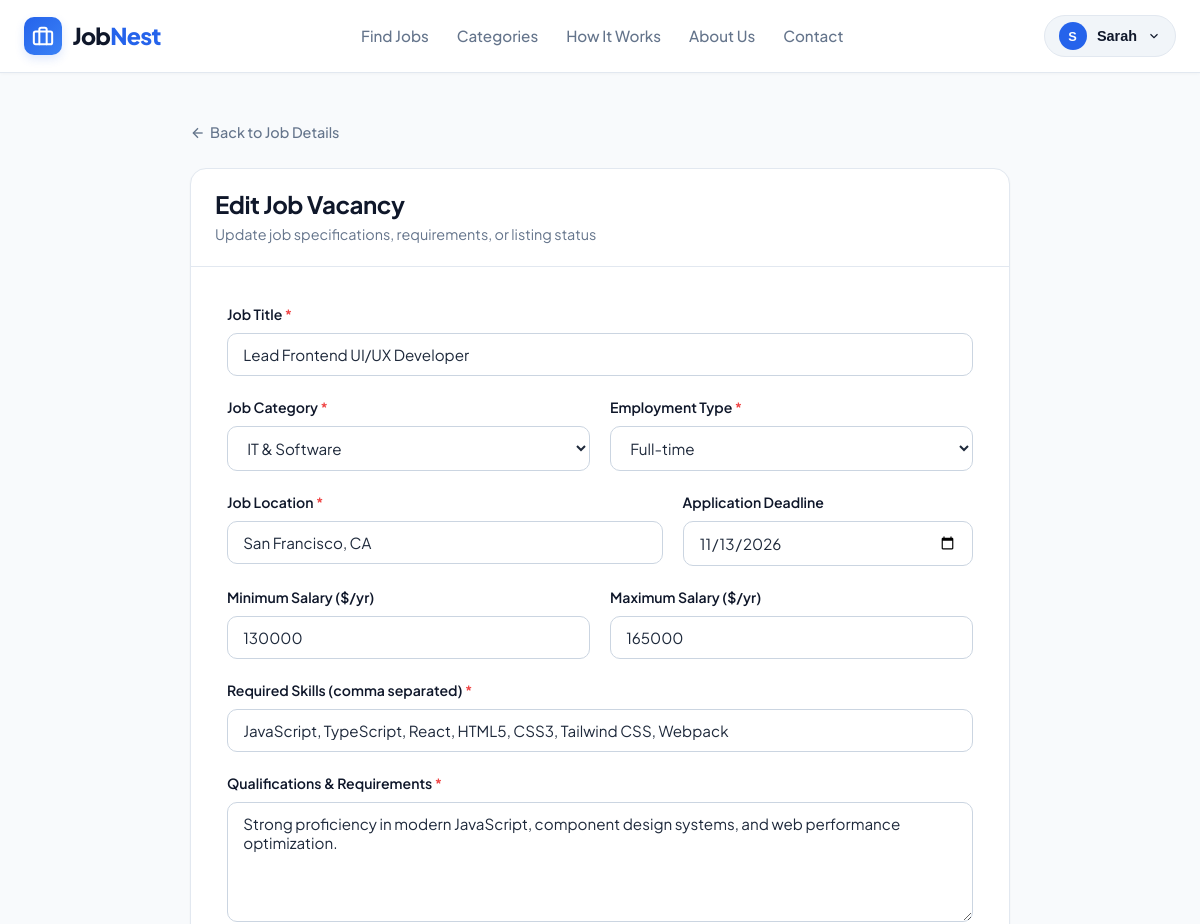
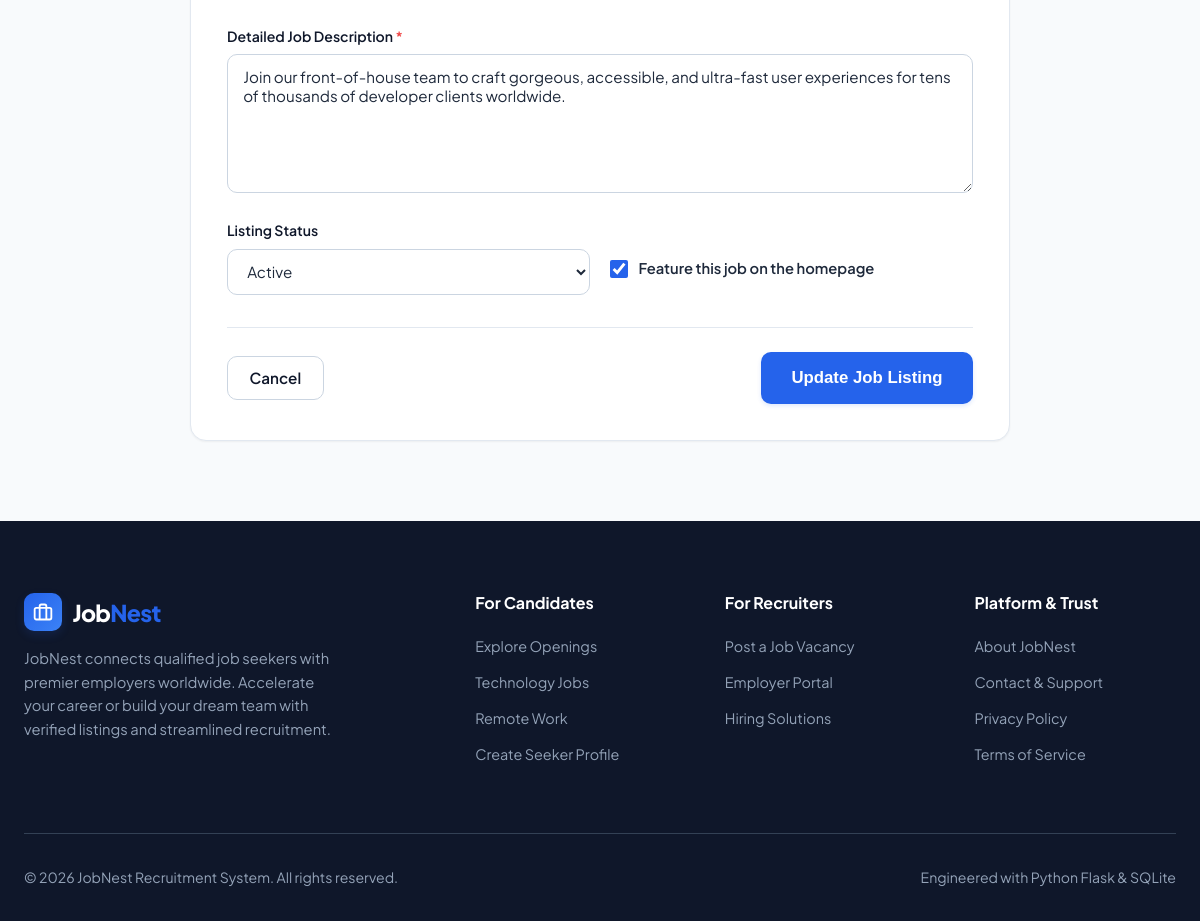
Page /jobs/2/edit (signed in) on the committed database (2 pictures, top to bottom).
### models.py (models this page shows, shortened)
class User(db.Model):
    __tablename__ = 'users'
    id = db.Column(db.Integer, primary_key=True)
    full_name = db.Column(db.String(100), nullable=False)
    email = db.Column(db.String(120), unique=True, nullable=False, index=True)
    password_hash = db.Column(db.String(255), nullable=False)
    role = db.Column(db.String(20), nullable=False, default='job_seeker')  # 'job_seeker', 'employer', 'admin'
    is_active = db.Column(db.Boolean, default=True, nullable=False)
    created_at = db.Column(db.DateTime, default=get_utc_now)
    seeker_profile = db.relationship('JobSeekerProfile', backref='user', uselist=False, cascade='all, delete-orphan')
    company = db.relationship('Company', backref='employer', uselist=False, cascade='all, delete-orphan')
    posted_jobs = db.relationship('Job', backref='employer', lazy='dynamic', cascade='all, delete-orphan')
    applications = db.relationship('Application', backref='applicant', lazy='dynamic', cascade='all, delete-orphan')
    @property
    def is_admin(self):
        return self.role == 'admin'
    @property
    def is_employer(self):
        return self.role == 'employer'
    @property
    def is_seeker(self):
        return self.role == 'job_seeker'

class Job(db.Model):
    __tablename__ = 'jobs'
    id = db.Column(db.Integer, primary_key=True)
    employer_id = db.Column(db.Integer, db.ForeignKey('users.id', ondelete='CASCADE'), nullable=False)
    company_id = db.Column(db.Integer, db.ForeignKey('companies.id', ondelete='CASCADE'), nullable=False)
    job_title = db.Column(db.String(150), nullable=False, index=True)
    category = db.Column(db.String(80), nullable=False, default='IT & Software', index=True)
    job_description = db.Column(db.Text, nullable=False)
    location = db.Column(db.String(120), nullable=False, index=True)
    salary_min = db.Column(db.Integer, nullable=True)
    salary_max = db.Column(db.Integer, nullable=True)
    employment_type = db.Column(db.String(50), nullable=False, default='Full-time')  # Full-time, Part-time, Remote, Contract, Internship
    required_skills = db.Column(db.Text, nullable=True)
    qualifications = db.Column(db.Text, nullable=True)
    application_deadline = db.Column(db.Date, nullable=True)
    status = db.Column(db.String(20), nullable=False, default='Active')  # Active, Closed
    is_featured = db.Column(db.Boolean, default=False)
    created_at = db.Column(db.DateTime, default=get_utc_now)
    updated_at = db.Column(db.DateTime, default=get_utc_now, onupdate=get_utc_now)
    applications = db.relationship('Application', backref='job', lazy='dynamic', cascade='all, delete-orphan')

### routes/jobs.py (the view, shortened to what this page needs)
@jobs_bp.route('/jobs/<int:job_id>/edit', methods=['GET', 'POST'])
@login_required
def edit_job(job_id):
    job = db.session.get(Job, job_id)
    if not job:
        abort(404)
    user = get_current_user()
    if not (user.is_admin or (user.is_employer and job.employer_id == user.id)):
        abort(403)
    form = JobForm(obj=job)
    return render_template('jobs/edit.html', form=form, job=job, title='Edit Job Listing')

### utils.py (called while the page is built)
def get_current_user():
    user_id = session.get('user_id')
    if not user_id:
        g.current_user = None
        return None
    if getattr(g, 'current_user', None) is None or getattr(g.current_user, 'id', None) != user_id:
        g.current_user = db.session.get(User, user_id)
    return g.current_user

def login_required(f):
    @wraps(f)
    def decorated_function(*args, **kwargs):
        user = get_current_user()
        if not user or not user.is_active:
            flash('Please sign in to access this page.', 'warning')
            return redirect(url_for('auth.login', next=request.url))
        return f(*args, **kwargs)
    return decorated_function

### templates/jobs/edit.html (shortened to what this page needs)
{% extends "base.html" %}
{% block content %}
<div class="container" style="padding: 3rem 1.5rem 5rem;">
  <div style="max-width: 820px; margin: 0 auto;">
    <div style="margin-bottom: 1.5rem;">
      <a href="{{ url_for('jobs.details', job_id=job.id) }}" class="text-muted flex items-center gap-1" style="font-size: 0.9rem; font-weight: 500;">
        <svg width="16" height="16" viewBox="0 0 24 24" fill="none" stroke="currentColor" stroke-width="2"><line x1="19" y1="12" x2="5" y2="12"></line><polyline points="12 19 5 12 12 5"></polyline></svg>
        Back to Job Details
      </a>
    </div>
    <div class="card">
      <div class="card-header">
        <div>
          <h2 style="font-size: 1.5rem; margin-bottom: 0.25rem;">Edit Job Vacancy</h2>
          <p class="text-muted" style="font-size: 0.9rem; margin: 0;">Update job specifications, requirements, or listing status</p>
        </div>
      </div>
      <div class="card-body" style="padding: 2.25rem;">
        <form method="POST" action="{{ url_for('jobs.edit_job', job_id=job.id) }}">
          <div class="form-group">
            <label class="form-label" for="job_title">
              Job Title <span class="required">*</span>
            </label>
            {{ form.job_title(class="form-control", id="job_title") }}
          </div>
          <div style="display: grid; grid-template-columns: 1fr 1fr; gap: 1.25rem;" class="form-row-grid">
            <div class="form-group">
              <label class="form-label" for="category">Job Category <span class="required">*</span></label>
              {{ form.category(class="form-select", id="category") }}
            </div>
            <div class="form-group">
              <label class="form-label" for="employment_type">Employment Type <span class="required">*</span></label>
              {{ form.employment_type(class="form-select", id="employment_type") }}
            </div>
          </div>
          <div style="display: grid; grid-template-columns: 1.5fr 1fr; gap: 1.25rem;" class="form-row-grid">
            <div class="form-group">
              <label class="form-label" for="location">Job Location <span class="required">*</span></label>
              {{ form.location(class="form-control", id="location") }}
            </div>
            <div class="form-group">
              <label class="form-label" for="application_deadline">Application Deadline</label>
              {{ form.application_deadline(class="form-control", id="application_deadline", type="date") }}
            </div>
          </div>
          <div style="display: grid; grid-template-columns: 1fr 1fr; gap: 1.25rem;" class="form-row-grid">
            <div class="form-group">
              <label class="form-label" for="salary_min">Minimum Salary ($/yr)</label>
              {{ form.salary_min(class="form-control", id="salary_min") }}
            </div>
            <div class="form-group">
              <label class="form-label" for="salary_max">Maximum Salary ($/yr)</label>
              {{ form.salary_max(class="form-control", id="salary_max") }}
            </div>
          </div>
          <div class="form-group">
            <label class="form-label" for="required_skills">Required Skills (comma separated) <span class="required">*</span></label>
            {{ form.required_skills(class="form-control", id="required_skills") }}
          </div>
          <div class="form-group">
            <label class="form-label" for="qualifications">Qualifications & Requirements <span class="required">*</span></label>
            {{ form.qualifications(class="form-control", id="qualifications", rows=4) }}
          </div>
          <div class="form-group">
            <label class="form-label" for="job_description">Detailed Job Description <span class="required">*</span></label>
            {{ form.job_description(class="form-control", id="job_description", rows=6) }}
          </div>
          <div style="display: grid; grid-template-columns: 1fr 1fr; gap: 1.25rem; align-items: center; margin-bottom: 2rem;">
            <div class="form-group" style="margin-bottom: 0;">
              <label class="form-label" for="status">Listing Status</label>
              {{ form.status(class="form-select", id="status") }}
            </div>
            <div style="padding-top: 1.5rem;">
              <label class="form-check">
                {{ form.is_featured() }}
                <span style="font-weight: 600;">Feature this job on the homepage</span>
              </label>
            </div>
          </div>
          <div class="flex justify-between items-center" style="padding-top: 1.5rem; border-top: 1px solid var(--border-color);">
            <a href="{{ url_for('jobs.details', job_id=job.id) }}" class="btn btn-outline">Cancel</a>
            <button type="submit" class="btn btn-primary btn-lg">Update Job Listing</button>
          </div>
        </form>
      </div>
    </div>
  </div>
</div>
{% endblock %}

### templates/base.html (shortened to what this page needs)
<!DOCTYPE html>
<html lang="en">
<head>
  <link rel="stylesheet" href="{{ url_for('static', filename='css/style.css') }}">
  <link rel="stylesheet" href="{{ url_for('static', filename='css/dashboard.css') }}">
  <link rel="stylesheet" href="{{ url_for('static', filename='css/responsive.css') }}">
</head>
<body>
  <nav class="navbar">
    <div class="container nav-container">
      <a href="{{ url_for('main.index') }}" class="brand-logo" aria-label="JobNest Home">
        <div class="brand-icon">
          <svg width="22" height="22" viewBox="0 0 24 24" fill="none" stroke="currentColor" stroke-width="2.2" stroke-linecap="round" stroke-linejoin="round">
            <rect x="2" y="7" width="20" height="14" rx="2" ry="2"></rect>
            <path d="M16 21V5a2 2 0 0 0-2-2h-4a2 2 0 0 0-2 2v16"></path>
          </svg>
        </div>
        <span class="brand-text">Job<span>Nest</span></span>
      </a>
      <ul class="nav-links" id="navLinks">
        <li><a href="{{ url_for('jobs.index') }}" class="nav-link {% if request.endpoint == 'jobs.index' %}active{% endif %}">Find Jobs</a></li>
        <li><a href="{{ url_for('main.index') }}#categories" class="nav-link">Categories</a></li>
        <li><a href="{{ url_for('main.index') }}#how-it-works" class="nav-link">How It Works</a></li>
        <li><a href="{{ url_for('main.about') }}" class="nav-link {% if request.endpoint == 'main.about' %}active{% endif %}">About Us</a></li>
        <li><a href="{{ url_for('main.contact') }}" class="nav-link {% if request.endpoint == 'main.contact' %}active{% endif %}">Contact</a></li>
      </ul>
      <div class="nav-actions">
        {% if current_user %}
          <div class="user-dropdown-container">
            <button type="button" class="user-menu-btn" id="userMenuBtn">
              <span class="user-avatar-circle">
                {{ current_user.full_name[0] | upper }}
              </span>
              <span>{{ current_user.full_name.split()[0] }}</span>
              <svg width="14" height="14" viewBox="0 0 24 24" fill="none" stroke="currentColor" stroke-width="2">
                <polyline points="6 9 12 15 18 9"></polyline>
              </svg>
            </button>
          </div>
        {% else %}
          <a href="{{ url_for('auth.login') }}" class="btn btn-outline btn-sm">Sign In</a>
          <a href="{{ url_for('auth.register') }}" class="btn btn-primary btn-sm">Get Started</a>
        {% endif %}
      </div>
    </div>
  </nav>
  <main>
    {% block content %}{% endblock %}
  </main>
  <footer class="footer">
    <div class="container">
      <div class="footer-grid">
        <div class="footer-brand">
          <div class="brand-logo" style="color: #fff;">
            <div class="brand-icon">
              <svg width="20" height="20" viewBox="0 0 24 24" fill="none" stroke="currentColor" stroke-width="2.2">
                <rect x="2" y="7" width="20" height="14" rx="2" ry="2"></rect>
                <path d="M16 21V5a2 2 0 0 0-2-2h-4a2 2 0 0 0-2 2v16"></path>
              </svg>
            </div>
            <span class="brand-text">Job<span>Nest</span></span>
          </div>
          <p>
            JobNest connects qualified job seekers with premier employers worldwide. Accelerate your career or build your dream team with verified listings and streamlined recruitment.
          </p>
        </div>
        <div>
          <h4 class="footer-title">For Candidates</h4>
          <ul class="footer-links">
            <li><a href="{{ url_for('jobs.index') }}">Explore Openings</a></li>
            <li><a href="{{ url_for('jobs.index', category='IT & Software') }}">Technology Jobs</a></li>
            <li><a href="{{ url_for('jobs.index', employment_type='Remote') }}">Remote Work</a></li>
            <li><a href="{{ url_for('auth.register') }}">Create Seeker Profile</a></li>
          </ul>
        </div>
        <div>
          <h4 class="footer-title">For Recruiters</h4>
          <ul class="footer-links">
            <li><a href="{{ url_for('jobs.post_job') if current_user and current_user.is_employer else url_for('auth.register') }}">Post a Job Vacancy</a></li>
            <li><a href="{{ url_for('auth.login') }}">Employer Portal</a></li>
            <li><a href="{{ url_for('main.about') }}">Hiring Solutions</a></li>
          </ul>
        </div>
        <div>
          <h4 class="footer-title">Platform & Trust</h4>
          <ul class="footer-links">
            <li><a href="{{ url_for('main.about') }}">About JobNest</a></li>
            <li><a href="{{ url_for('main.contact') }}">Contact & Support</a></li>
            <li><a href="{{ url_for('main.privacy') }}">Privacy Policy</a></li>
            <li><a href="{{ url_for('main.terms') }}">Terms of Service</a></li>
          </ul>
        </div>
      </div>
      <div class="footer-bottom">
        <div>&copy; {{ current_year }} JobNest Recruitment System. All rights reserved.</div>
        <div>Engineered with Python Flask & SQLite</div>
      </div>
    </div>
  </footer>
</body>
</html>

### rows in the picture
User: full_name "S", full_name "Sarah"
Job: job_title "Lead Frontend UI/UX Developer", category "IT & Software", employment_type "Full-time", location "San Francisco, CA", application_deadline "11/13/2026", salary_min "130000", salary_max "165000", required_skills "JavaScript, TypeScript, React, HTML5, CSS3, Tailwind CSS, Webpack", qualifications "Strong proficiency in modern JavaScript, component design systems, and web performance optimization.", job_description "Join our front-of-house team to craft gorgeous, accessible, and ultra-fast user experiences for tens of thousands of developer clients worldwide.", status "Active", is_featured "☑"
